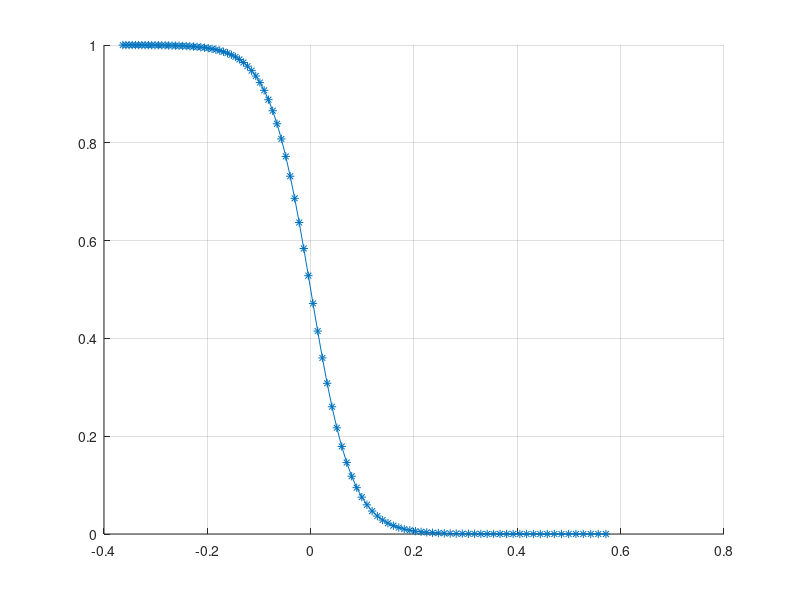

Write MATLAB code to recreate this figure.
clear all
clf
ff_pr=linspace(-2.-9,2.-9,100);
re_pr=linspace(2.-9,-2.-9,100);
x=(re_pr-ff_pr)./ff_pr;
a = 1.;
b = 1.;
c = 1.e-11;
fff=a ./ (1 + b.*c.^(-x));
hold on
plot(x,fff,'-*')

grid on